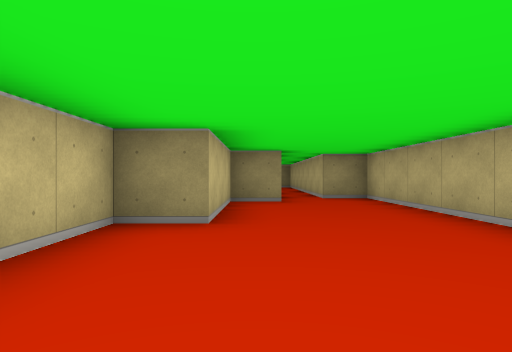
View 1 (above)

12 first-person views from a walk through a cub3D level. The camera is about half as high as the walls, looks level and sees 75° across. The floor is counted in squares. Each view is taken from the middle of a square. On the plan, view 1 faces up. The plan holds only what a view shows up to about 9 squares ahead; the rest is blank.

View 2
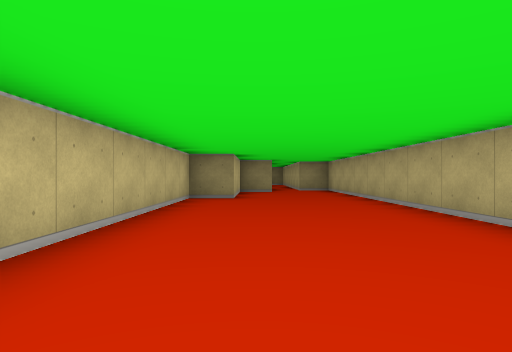

View 3
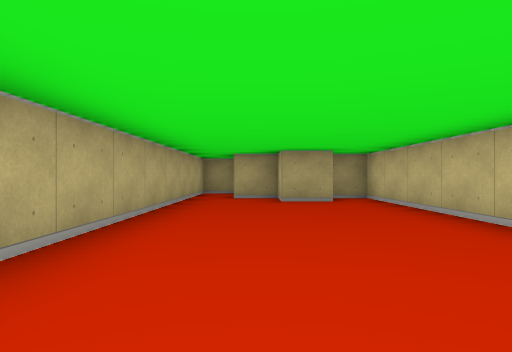

View 4
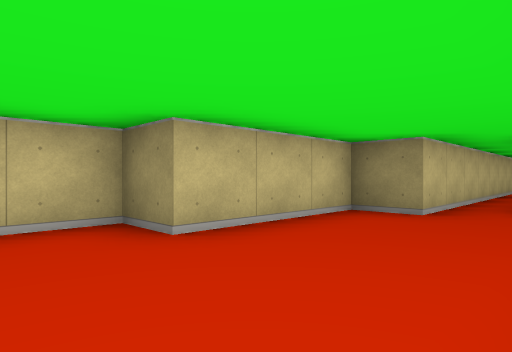

View 5
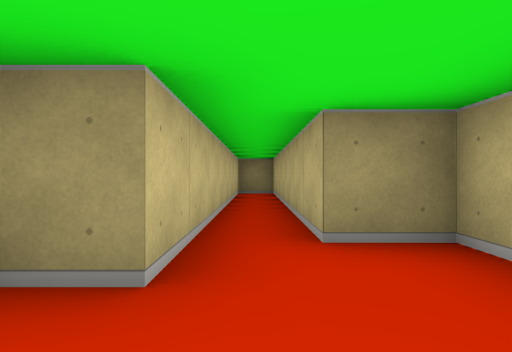

View 6
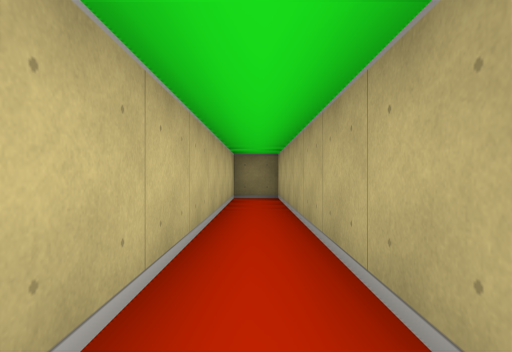

View 7
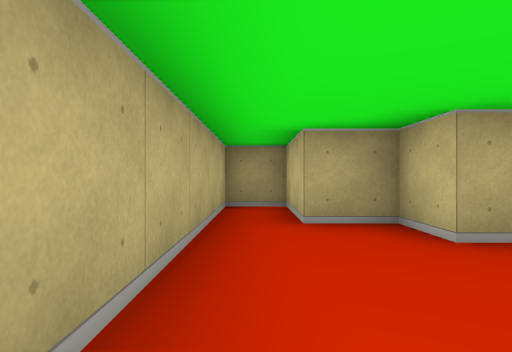

View 8
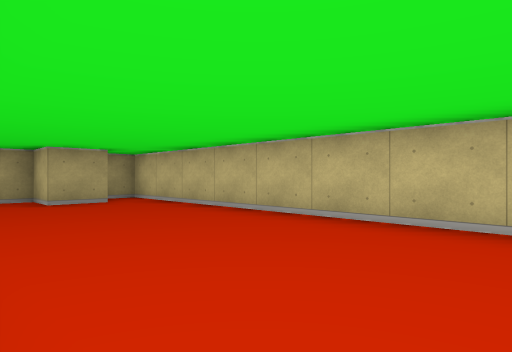

View 9
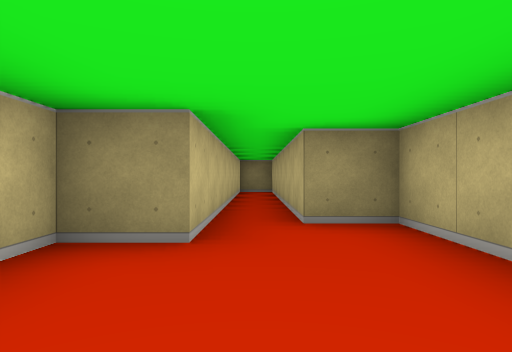

View 10
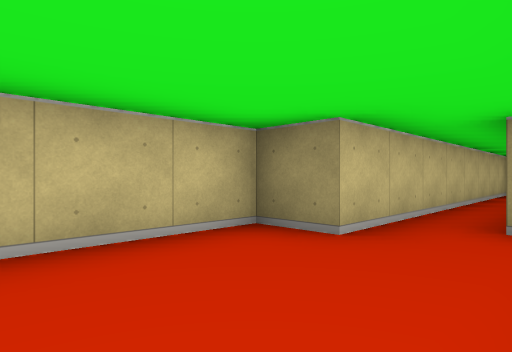

View 11
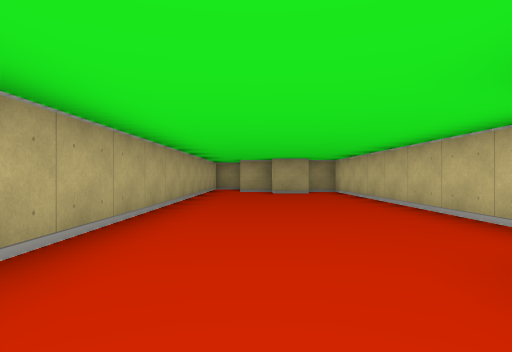

View 12
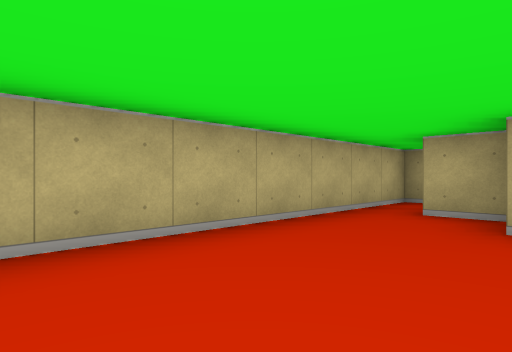

### Floor plan
Points are (right, up) in squares from view 1. A wall is a line through its corners. A room is listed if a view was taken in it or the views show most of it. See-through windows are left out.
Room 1 (views 1, 2, 3, 4, 5, 6, 7, 8, 9, 10, 11, 12)
walls: (-0.5, -4.5) (0.5, -4.5) (0.5, -5.5) (1.5, -5.5) (1.5, -7.5) (2.5, -7.5) (2.5, 7.5) (1.5, 7.5) (1.5, 14.2); (1.6, 14.5) (0.5, 14.5) (0.5, 6.5) (-0.5, 6.5) (-0.5, 3.5) (-1.5, 3.5) (-1.5, -5.5) (-0.6, -5.5)

Where each view was taken, in squares from view 1:
view 1: 0 up, 0 right, facing up
view 2: 4 down, 0 right, facing up
view 3: 2 up, 1 right, facing down
view 4: 2 up, 2 right, facing up-left
view 5: 5 up, 1 right, facing up
view 6: 7 up, 1 right, facing up
view 7: 2 down, 2 right, facing down
view 8: 2 up, 2 right, facing down-left
view 9: 4 up, 1 right, facing up
view 10: 4 up, 2 right, facing up-left
view 11: 5 up, 1 right, facing down
view 12: 1 down, 0 right, facing down-right
